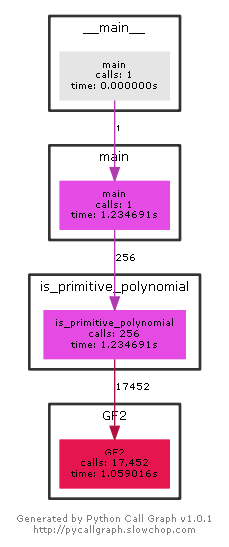

This figure's Python source:
# -*- coding: utf-8 -*-
from pycallgraph import Config
from pycallgraph import GlobbingFilter
from pycallgraph import PyCallGraph
from pycallgraph.output import GraphvizOutput


def GF2(a, b, sign, ploy):
    ans = 0

    if sign == '+' or sign == '-':  # 加减
        ans = a ^ b
        return ans, 0

    elif sign == '*':  # 乘
        while b > 0:
            if b & 1 == 1:
                ans = ans ^ a
            a = a << 1
            if 1 & (a >> 8) == 1:
                a = a ^ ploy
            a = a & 0xff  # 这一步有何目的？
            b = b >> 1
        return ans, 0

    else:  # 除
        if a == 0:
            return 0, 0
        elif b == 0:
            print("error!")
            return None, None

        rec = len(str(bin(a))[2:]) - len(str(bin(b))[2:])
        while rec >= 0:
            a = a ^ (b << rec)
            if a == 0:
                rec = 0 - len(str(bin(b))[2:])
            else:
                rec = len(str(bin(a))[2:]) - len(str(bin(b))[2:])

        return ans, a


def is_primitive_polynomial(p, ploy):
    if p == 0:
        n = 0
    else:
        n = len(str(bin(p))[2:]) - 1

    # fx为不可约多项式
    for i in range(2, p):
        if GF2(p, i, '/', ploy)[1] == 0:
            # print(f"2.i:{i}")
            return False

    # fx可整除x^m+1(m=2^n-1)
    m = (1 << n) - 1
    T = (1 << m) + 1
    if GF2(T, p, '/', ploy)[1] != 0:
        # print(f"2.T:{T}")
        return False

    # fx不能整除x^q+1(q<m)
    for q in range(0, m):
        T = (1 << q) + 1
        if T != p:
            if GF2(T, p, '/', ploy)[1] == 0:
                # print(f"3.T:{T}")
                return False
        else:
            continue
    return True


def main():
    ploy = 0x11b
    start = int(1 << 8)
    end = int(1 << 9)
    P = []
    for p in range(start, end):
        if is_primitive_polynomial(p, ploy):
            P.append(p)
    length = len(P)
    for i in range(length):
        if i == length - 1:
            print(str(bin(P[i]))[2:])
        else:
            print(str(bin(P[i]))[2:], end=' ')


if __name__ == "__main__":
    ############################################################################
    '''
        生成函数调用图
    '''
    config = Config()
    config.trace_filter = GlobbingFilter(
        include=[
            '*'
        ]
    )
    config.trace_filter = GlobbingFilter(
        exclude=['pycallgraph.*']
    )
    ############################################################################

    graphviz = GraphvizOutput()
    graphviz.output_file = '本原多项式的判定和生成.png'
    with PyCallGraph(output=graphviz, config=config):
        main()
